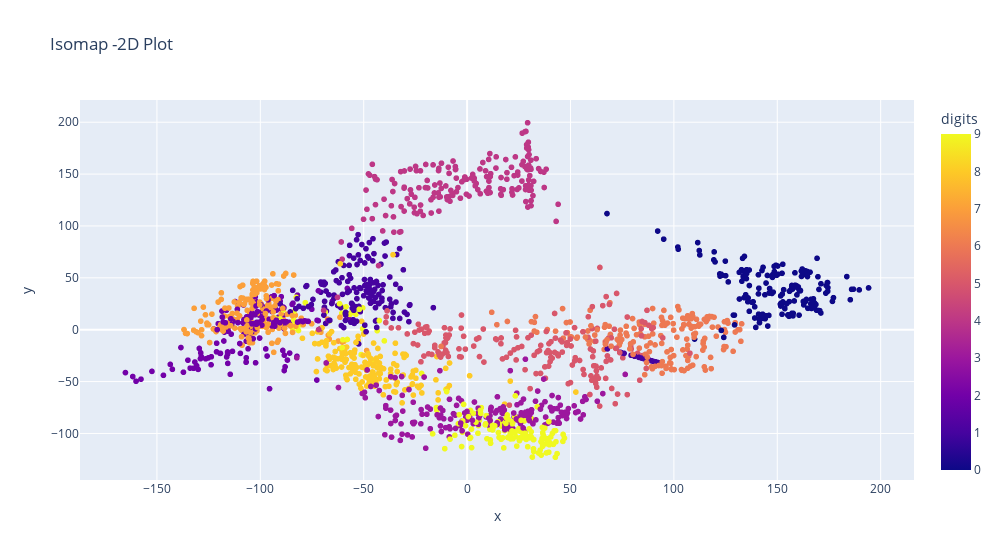

Notebook source saved alongside this figure:
### Code cell
fig_2d = px.scatter(u_isomap,u_isomap[:,0], u_isomap[:,1],color=labels, labels={'color': 'digits'},width=1000,title='Isomap -2D Plot')
fig_2d.show()

### Figure 1 — Plotly figure (JSON) as saved in the notebook; plotly's stock layout.template omitted (floating-point values rounded to 4 significant figures; data arrays with more than 128 entries replaced by an {"elided": "..."} marker saying what was removed)
{"data": [{"hovertemplate": "x=%{x}<br>y=%{y}<br>digits=%{marker.color}<extra></extra>", "legendgroup": "", "marker": {"color": {"elided": "1797 int values"}, "coloraxis": "coloraxis", "symbol": "circle"}, "mode": "markers", "name": "", "showlegend": false, "type": "scattergl", "x": {"elided": "1797 float values"}, "xaxis": "x", "y": {"elided": "1797 float values"}, "yaxis": "y"}], "layout": {"coloraxis": {"colorbar": {"title": {"text": "digits"}}, "colorscale": [[0, "#0d0887"], [0.1111, "#46039f"], [0.2222, "#7201a8"], [0.3333, "#9c179e"], [0.4444, "#bd3786"], [0.5556, "#d8576b"], [0.6667, "#ed7953"], [0.7778, "#fb9f3a"], [0.8889, "#fdca26"], [1, "#f0f921"]]}, "legend": {"tracegroupgap": 0}, "title": {"text": "Isomap -2D Plot"}, "width": 1000, "xaxis": {"anchor": "y", "domain": [0, 1], "title": {"text": "x"}}, "yaxis": {"anchor": "x", "domain": [0, 1], "title": {"text": "y"}}}}
